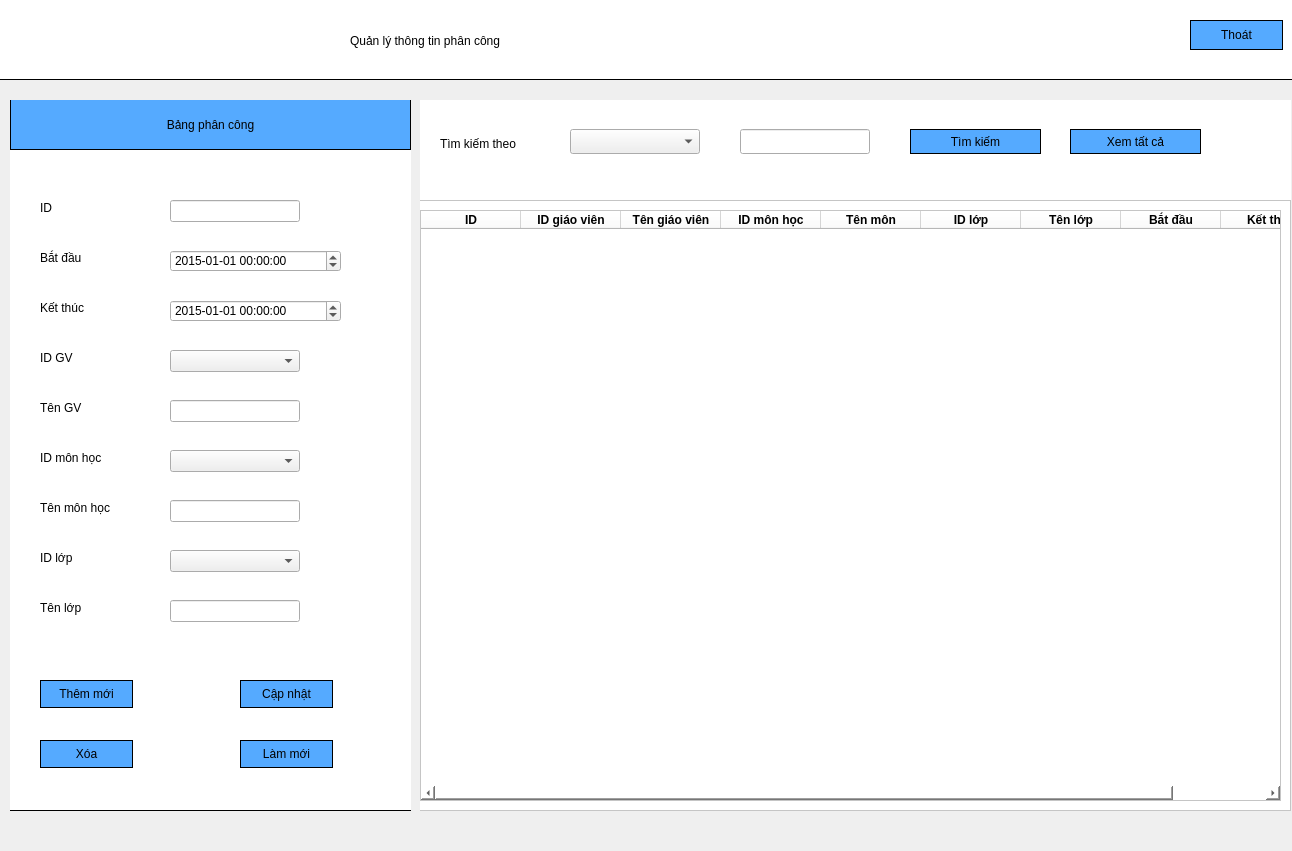
<?xml version="1.0" encoding="UTF-8"?>
<ui version="4.0">
 <class>Dialog</class>
 <widget class="QDialog" name="Dialog">
  <property name="geometry">
   <rect>
    <x>0</x>
    <y>0</y>
    <width>1292</width>
    <height>851</height>
   </rect>
  </property>
  <property name="windowTitle">
   <string>Dialog</string>
  </property>
  <widget class="QWidget" name="widget" native="true">
   <property name="geometry">
    <rect>
     <x>0</x>
     <y>0</y>
     <width>1301</width>
     <height>80</height>
    </rect>
   </property>
   <property name="styleSheet">
    <string notr="true">QWidget#widget{
border-bottom:1px solid black;
	background-color: rgb(255, 255, 255);
}</string>
   </property>
   <widget class="QLabel" name="label_2">
    <property name="geometry">
     <rect>
      <x>350</x>
      <y>10</y>
      <width>721</width>
      <height>61</height>
     </rect>
    </property>
    <property name="styleSheet">
     <string notr="true">font: 28pt &quot;MS Shell Dlg 2&quot;;</string>
    </property>
    <property name="text">
     <string>Quản lý thông tin phân công</string>
    </property>
   </widget>
   <widget class="QPushButton" name="btnExit">
    <property name="geometry">
     <rect>
      <x>1190</x>
      <y>20</y>
      <width>93</width>
      <height>30</height>
     </rect>
    </property>
    <property name="styleSheet">
     <string notr="true">background-color:rgb(85, 170, 255);
border-width: 1px;
border-style: solid;
border-color: black;</string>
    </property>
    <property name="text">
     <string>Thoát</string>
    </property>
   </widget>
  </widget>
  <widget class="QWidget" name="widget_2" native="true">
   <property name="geometry">
    <rect>
     <x>10</x>
     <y>100</y>
     <width>401</width>
     <height>711</height>
    </rect>
   </property>
   <property name="styleSheet">
    <string notr="true">QWidget#widget_2{
border-bottom:1px solid black;
	background-color: rgb(255, 255, 255);
}</string>
   </property>
   <widget class="QLabel" name="label_3">
    <property name="geometry">
     <rect>
      <x>0</x>
      <y>-1</y>
      <width>401</width>
      <height>51</height>
     </rect>
    </property>
    <property name="styleSheet">
     <string notr="true">background-color:rgb(85, 170, 255);
font: 14pt &quot;Times New Roman&quot;;
border-width: 1px;
border-style: solid;
border-color: black;</string>
    </property>
    <property name="text">
     <string>Bảng phân công</string>
    </property>
    <property name="alignment">
     <set>Qt::AlignCenter</set>
    </property>
   </widget>
   <widget class="QLabel" name="label_4">
    <property name="geometry">
     <rect>
      <x>30</x>
      <y>100</y>
      <width>81</width>
      <height>16</height>
     </rect>
    </property>
    <property name="text">
     <string>ID</string>
    </property>
   </widget>
   <widget class="QLabel" name="label_5">
    <property name="geometry">
     <rect>
      <x>30</x>
      <y>150</y>
      <width>81</width>
      <height>16</height>
     </rect>
    </property>
    <property name="text">
     <string>Bắt đầu</string>
    </property>
   </widget>
   <widget class="QLabel" name="label_6">
    <property name="geometry">
     <rect>
      <x>30</x>
      <y>200</y>
      <width>81</width>
      <height>16</height>
     </rect>
    </property>
    <property name="text">
     <string>Kết thúc</string>
    </property>
   </widget>
   <widget class="QLabel" name="label_8">
    <property name="geometry">
     <rect>
      <x>30</x>
      <y>250</y>
      <width>55</width>
      <height>16</height>
     </rect>
    </property>
    <property name="text">
     <string>ID GV</string>
    </property>
   </widget>
   <widget class="QLabel" name="label_9">
    <property name="geometry">
     <rect>
      <x>30</x>
      <y>300</y>
      <width>55</width>
      <height>16</height>
     </rect>
    </property>
    <property name="text">
     <string>Tên GV</string>
    </property>
   </widget>
   <widget class="QLabel" name="label_10">
    <property name="geometry">
     <rect>
      <x>30</x>
      <y>350</y>
      <width>71</width>
      <height>16</height>
     </rect>
    </property>
    <property name="text">
     <string>ID môn học</string>
    </property>
   </widget>
   <widget class="QLabel" name="label_11">
    <property name="geometry">
     <rect>
      <x>30</x>
      <y>400</y>
      <width>81</width>
      <height>16</height>
     </rect>
    </property>
    <property name="text">
     <string>Tên môn học</string>
    </property>
   </widget>
   <widget class="QLineEdit" name="tfGV">
    <property name="geometry">
     <rect>
      <x>160</x>
      <y>300</y>
      <width>130</width>
      <height>22</height>
     </rect>
    </property>
   </widget>
   <widget class="QLineEdit" name="tfTenMon">
    <property name="geometry">
     <rect>
      <x>160</x>
      <y>400</y>
      <width>130</width>
      <height>22</height>
     </rect>
    </property>
   </widget>
   <widget class="QPushButton" name="btnAdd">
    <property name="geometry">
     <rect>
      <x>30</x>
      <y>580</y>
      <width>93</width>
      <height>28</height>
     </rect>
    </property>
    <property name="styleSheet">
     <string notr="true">background-color:rgb(85, 170, 255);
border-width: 1px;
border-style: solid;
border-color: black;</string>
    </property>
    <property name="text">
     <string>Thêm mới</string>
    </property>
   </widget>
   <widget class="QPushButton" name="btnUpdate">
    <property name="geometry">
     <rect>
      <x>230</x>
      <y>580</y>
      <width>93</width>
      <height>28</height>
     </rect>
    </property>
    <property name="styleSheet">
     <string notr="true">background-color:rgb(85, 170, 255);
border-width: 1px;
border-style: solid;
border-color: black;</string>
    </property>
    <property name="text">
     <string>Cập nhật</string>
    </property>
   </widget>
   <widget class="QPushButton" name="btnDelete">
    <property name="geometry">
     <rect>
      <x>30</x>
      <y>640</y>
      <width>93</width>
      <height>28</height>
     </rect>
    </property>
    <property name="styleSheet">
     <string notr="true">background-color:rgb(85, 170, 255);
border-width: 1px;
border-style: solid;
border-color: black;</string>
    </property>
    <property name="text">
     <string>Xóa</string>
    </property>
   </widget>
   <widget class="QPushButton" name="btnRefresh">
    <property name="geometry">
     <rect>
      <x>230</x>
      <y>640</y>
      <width>93</width>
      <height>28</height>
     </rect>
    </property>
    <property name="styleSheet">
     <string notr="true">background-color:rgb(85, 170, 255);
border-width: 1px;
border-style: solid;
border-color: black;</string>
    </property>
    <property name="text">
     <string>Làm mới</string>
    </property>
   </widget>
   <widget class="QComboBox" name="cbIdGV">
    <property name="geometry">
     <rect>
      <x>160</x>
      <y>250</y>
      <width>130</width>
      <height>22</height>
     </rect>
    </property>
    <item>
     <property name="text">
      <string/>
     </property>
    </item>
   </widget>
   <widget class="QComboBox" name="cbIdMon">
    <property name="geometry">
     <rect>
      <x>160</x>
      <y>350</y>
      <width>130</width>
      <height>22</height>
     </rect>
    </property>
    <item>
     <property name="text">
      <string/>
     </property>
    </item>
   </widget>
   <widget class="QLabel" name="label">
    <property name="geometry">
     <rect>
      <x>30</x>
      <y>450</y>
      <width>55</width>
      <height>16</height>
     </rect>
    </property>
    <property name="text">
     <string>ID lớp</string>
    </property>
   </widget>
   <widget class="QLabel" name="label_7">
    <property name="geometry">
     <rect>
      <x>30</x>
      <y>500</y>
      <width>55</width>
      <height>16</height>
     </rect>
    </property>
    <property name="text">
     <string>Tên lớp</string>
    </property>
   </widget>
   <widget class="QComboBox" name="cbIdLop">
    <property name="geometry">
     <rect>
      <x>160</x>
      <y>450</y>
      <width>130</width>
      <height>22</height>
     </rect>
    </property>
    <item>
     <property name="text">
      <string/>
     </property>
    </item>
   </widget>
   <widget class="QLineEdit" name="tfTenLop">
    <property name="geometry">
     <rect>
      <x>160</x>
      <y>500</y>
      <width>130</width>
      <height>22</height>
     </rect>
    </property>
   </widget>
   <widget class="QLineEdit" name="tfId">
    <property name="geometry">
     <rect>
      <x>160</x>
      <y>100</y>
      <width>130</width>
      <height>22</height>
     </rect>
    </property>
   </widget>
   <widget class="QDateTimeEdit" name="deStart">
    <property name="geometry">
     <rect>
      <x>160</x>
      <y>150</y>
      <width>171</width>
      <height>22</height>
     </rect>
    </property>
    <property name="dateTime">
     <datetime>
      <hour>0</hour>
      <minute>0</minute>
      <second>0</second>
      <year>2015</year>
      <month>1</month>
      <day>1</day>
     </datetime>
    </property>
    <property name="maximumDate">
     <date>
      <year>2100</year>
      <month>1</month>
      <day>1</day>
     </date>
    </property>
    <property name="displayFormat">
     <string>yyyy-MM-dd hh:mm:ss</string>
    </property>
   </widget>
   <widget class="QDateTimeEdit" name="deEnd">
    <property name="geometry">
     <rect>
      <x>160</x>
      <y>200</y>
      <width>171</width>
      <height>22</height>
     </rect>
    </property>
    <property name="dateTime">
     <datetime>
      <hour>0</hour>
      <minute>0</minute>
      <second>0</second>
      <year>2015</year>
      <month>1</month>
      <day>1</day>
     </datetime>
    </property>
    <property name="displayFormat">
     <string>yyyy-MM-dd hh:mm:ss </string>
    </property>
   </widget>
  </widget>
  <widget class="QWidget" name="widget_3" native="true">
   <property name="geometry">
    <rect>
     <x>420</x>
     <y>100</y>
     <width>871</width>
     <height>711</height>
    </rect>
   </property>
   <property name="styleSheet">
    <string notr="true">QWidget#widget_3{
	background-color: rgb(255, 255, 255);
}</string>
   </property>
   <widget class="QScrollArea" name="scrollArea">
    <property name="geometry">
     <rect>
      <x>-10</x>
      <y>100</y>
      <width>881</width>
      <height>611</height>
     </rect>
    </property>
    <property name="styleSheet">
     <string notr="true">background-color: rgb(255, 255, 255);</string>
    </property>
    <property name="widgetResizable">
     <bool>true</bool>
    </property>
    <widget class="QWidget" name="scrollAreaWidgetContents">
     <property name="geometry">
      <rect>
       <x>0</x>
       <y>0</y>
       <width>879</width>
       <height>609</height>
      </rect>
     </property>
     <layout class="QVBoxLayout" name="verticalLayout">
      <item>
       <widget class="QTableWidget" name="tableWidget">
        <column>
         <property name="text">
          <string>ID</string>
         </property>
         <property name="font">
          <font>
           <weight>75</weight>
           <bold>true</bold>
          </font>
         </property>
        </column>
        <column>
         <property name="text">
          <string>ID giáo viên</string>
         </property>
         <property name="font">
          <font>
           <weight>75</weight>
           <bold>true</bold>
          </font>
         </property>
        </column>
        <column>
         <property name="text">
          <string>Tên giáo viên</string>
         </property>
         <property name="font">
          <font>
           <weight>75</weight>
           <bold>true</bold>
          </font>
         </property>
        </column>
        <column>
         <property name="text">
          <string>ID môn học</string>
         </property>
         <property name="font">
          <font>
           <weight>75</weight>
           <bold>true</bold>
          </font>
         </property>
        </column>
        <column>
         <property name="text">
          <string>Tên môn</string>
         </property>
         <property name="font">
          <font>
           <weight>75</weight>
           <bold>true</bold>
          </font>
         </property>
        </column>
        <column>
         <property name="text">
          <string>ID lớp</string>
         </property>
         <property name="font">
          <font>
           <weight>75</weight>
           <bold>true</bold>
          </font>
         </property>
        </column>
        <column>
         <property name="text">
          <string>Tên lớp</string>
         </property>
         <property name="font">
          <font>
           <weight>75</weight>
           <bold>true</bold>
          </font>
         </property>
        </column>
        <column>
         <property name="text">
          <string>Bắt đầu</string>
         </property>
         <property name="font">
          <font>
           <weight>75</weight>
           <bold>true</bold>
          </font>
         </property>
        </column>
        <column>
         <property name="text">
          <string>Kết thúc</string>
         </property>
         <property name="font">
          <font>
           <weight>75</weight>
           <bold>true</bold>
          </font>
         </property>
        </column>
       </widget>
      </item>
     </layout>
    </widget>
   </widget>
   <widget class="QWidget" name="widget_4" native="true">
    <property name="geometry">
     <rect>
      <x>0</x>
      <y>-1</y>
      <width>871</width>
      <height>91</height>
     </rect>
    </property>
    <widget class="QLabel" name="label_12">
     <property name="geometry">
      <rect>
       <x>20</x>
       <y>30</y>
       <width>111</width>
       <height>30</height>
      </rect>
     </property>
     <property name="styleSheet">
      <string notr="true">font: 10pt &quot;Times New Roman&quot;;</string>
     </property>
     <property name="text">
      <string>Tìm kiếm theo</string>
     </property>
    </widget>
    <widget class="QComboBox" name="cbSearch">
     <property name="geometry">
      <rect>
       <x>150</x>
       <y>30</y>
       <width>130</width>
       <height>25</height>
      </rect>
     </property>
     <item>
      <property name="text">
       <string/>
      </property>
     </item>
     <item>
      <property name="text">
       <string>ID giáo viên</string>
      </property>
     </item>
     <item>
      <property name="text">
       <string>ID môn</string>
      </property>
     </item>
     <item>
      <property name="text">
       <string>ID lớp</string>
      </property>
     </item>
    </widget>
    <widget class="QLineEdit" name="tfSearch">
     <property name="geometry">
      <rect>
       <x>320</x>
       <y>30</y>
       <width>130</width>
       <height>25</height>
      </rect>
     </property>
    </widget>
    <widget class="QPushButton" name="btnSearch">
     <property name="geometry">
      <rect>
       <x>490</x>
       <y>30</y>
       <width>131</width>
       <height>25</height>
      </rect>
     </property>
     <property name="styleSheet">
      <string notr="true">background-color:rgb(85, 170, 255);
border-width: 1px;
border-style: solid;
border-color: black;</string>
     </property>
     <property name="text">
      <string>Tìm kiếm</string>
     </property>
    </widget>
    <widget class="QPushButton" name="btnLoadAll">
     <property name="geometry">
      <rect>
       <x>650</x>
       <y>30</y>
       <width>131</width>
       <height>25</height>
      </rect>
     </property>
     <property name="styleSheet">
      <string notr="true">background-color:rgb(85, 170, 255);
border-width: 1px;
border-style: solid;
border-color: black;</string>
     </property>
     <property name="text">
      <string>Xem tất cả</string>
     </property>
    </widget>
   </widget>
  </widget>
 </widget>
 <resources/>
 <connections/>
</ui>
